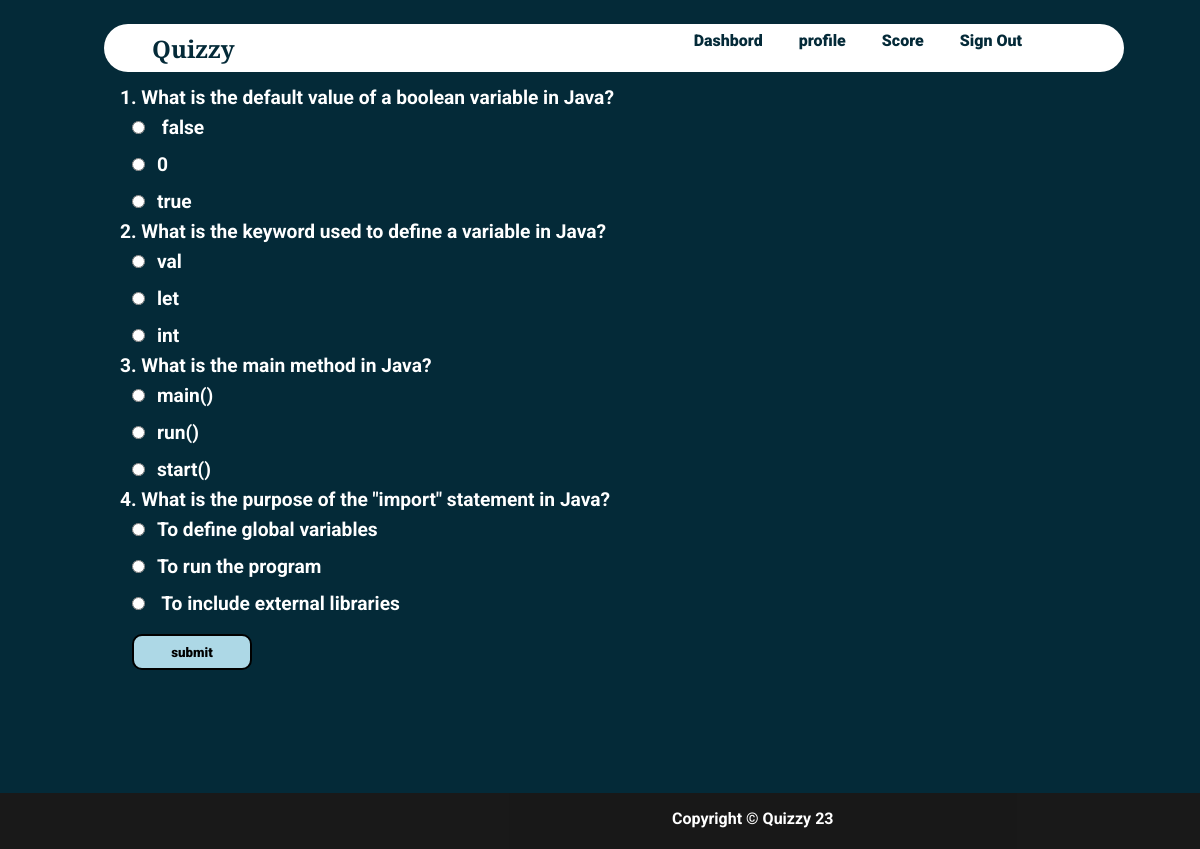
The page /takeq.php?qid=8 (signed in) on the database its author committed.
### tables this page shows
CREATE TABLE IF NOT EXISTS `questions` (
  `qs` varchar(200) NOT NULL,
  `op1` varchar(30) NOT NULL,
  `op2` varchar(30) NOT NULL,
  `op3` varchar(30) NOT NULL,
  `answer` varchar(30) NOT NULL,
  `quizid` int NOT NULL,
  UNIQUE KEY `qs` (`qs`),
  KEY `quizid` (`quizid`),
  KEY `quizid_2` (`quizid`),
  KEY `quizid_3` (`quizid`)
);

### takeq.php (the view, shortened to what this page needs)
<html>
<head>
</head>
<?php
require_once 'sql.php';
                $conn = mysqli_connect($servername, $username, $password, $dbname);if (!$conn) {
    echo "<script>alert(\"Database error retry after some time !\")</script>";
}
?>
<body style="margin: 0 !important;height:auto;font-weight: bolder !important;font-family: 'Roboto', sans-serif;color: #fff">
    <div style="background-color: #042A38;height: auto;">
    <div class="navbar" style="display: grid;width: 85%;height:3rem;color:#042A38;position:fixed;border-radius:10rem;margin-top:1.5rem;margin-left:6.5rem;font-weight:bolder;">
    <section style="margin-left: 3rem;height:3rem;display:grid;padding-top: 8px;padding-bottom: 3px; font-size: 1.5rem;font-family: 'Libre Baskerville', serif;">Quizzy</section>
    <ul style="display: inline-flex;padding: 0 !important;margin-top: 0;float: right;right: 10rem;top:0.8rem;position: fixed;width: 50vw;">
                <li onclick="dash()">Dashbord</li>
                <li onclick="prof()">profile</li>
                <li onclick="score()">Score</li>
                <li onclick="lo()">Sign Out</li>
            </ul>
        </div><br><br>
        <section style="margin-top: 4vw;width:80vw;margin-left:10vw;margin-right:10vw;font-size:1.2rem;">
        <?php
            if(isset($_GET["qid"])){
            $qid=$_GET["qid"];
            $sql ="select * from questions where quizid='{$qid}'";
            $res=mysqli_query($conn,$sql);
            if($res)
            {
                if(mysqli_num_rows($res)==0)
                {
                    echo "No questions found under this quiz please come later";
                }else{
                $i=1;
                echo "<form method='POST'>";
                while ($row = mysqli_fetch_assoc($res)) {
                echo $i.". ".$row["qs"]."<br>";
                $options = array($row["op1"], $row["op2"], $row["op3"]);
                shuffle($options);
                for($j = 0; $j < 3; $j++) {
                echo "<input type='radio' name='ans".$i."' value='".$options[$j]."'>".$options[$j]."<br>";
                }
                $i++;
                }
                echo "<input id='btn' type='submit' name='submit' value='submit'><br><br><br>";
                echo "</form><br><br>";
                }
            }
            else
            {
                echo "error".mysqli_error($conn).".";
            }
        }
        ?>
        </section>
    </div>
    <footer class="footer" style= "background: black; opacity: 0.9;  font-size: 1rem; height: 3.5rem;display:flex;">
        <div class="footer_copyright" style=" text-align: center;position:absolute; margin-left:42rem; color:white;" >
             <p style="padding-top: 0.01rem;">Copyright &copy; Quizzy 23</p>
        </div>
    </footer>
</body>
</html>

### takeq.php (style rules this page uses)
li { margin: 1.5vw; font-size: 1rem !important; font-weight: 2vw !important; }
ul { list-style: none; width: auto !important; }
.navbar { background-color:#fff !important; font-size: 1.5vw; position: fixed; }
input { margin:1vw; }
#btn { height: 3vw;width: 10vw;font-family: 'Roboto', sans-serif;font-weight:bolder;border-radius: 10px;border: 2px solid black;background-color: lightblue; }

### rows shown on the page
questions: qs "What is the default value of a boolean variable in Java?", j "false", op3 "0", op1 "true"
questions: qs "What is the keyword used to define a variable in Java?", op3 "val", op1 "let", op2 "int"
questions: qs "What is the main method in Java?", j "main()", op3 "run()", op2 "start()"
questions: qs "What is the purpose of the \"import\" statement in Java?", op1 "To define global variables", op2 "To run the program", j "To include external libraries"
